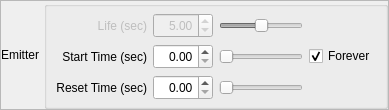
               <widget class="QFrame" name="ParticlesFrame4" >
                <property name="frameShape" >
                 <enum>QFrame::StyledPanel</enum>
                </property>
                <property name="frameShadow" >
                 <enum>QFrame::Raised</enum>
                </property>
                <layout class="QHBoxLayout" name="horizontalLayout_12" >
                 <property name="spacing" >
                  <number>5</number>
                 </property>
                 <property name="margin" >
                  <number>0</number>
                 </property>
                 <item>
                  <widget class="QLabel" name="EmitterLabel" >
                   <property name="sizePolicy" >
                    <sizepolicy vsizetype="Fixed" hsizetype="Preferred" >
                     <horstretch>0</horstretch>
                     <verstretch>0</verstretch>
                    </sizepolicy>
                   </property>
                   <property name="text" >
                    <string>Emitter</string>
                   </property>
                   <property name="alignment" >
                    <set>Qt::AlignRight|Qt::AlignTrailing|Qt::AlignVCenter</set>
                   </property>
                  </widget>
                 </item>
                 <item>
                  <widget class="QGroupBox" name="EmitterTimerBoxes" >
                   <property name="sizePolicy" >
                    <sizepolicy vsizetype="Fixed" hsizetype="Expanding" >
                     <horstretch>2</horstretch>
                     <verstretch>0</verstretch>
                    </sizepolicy>
                   </property>
                   <property name="title" >
                    <string/>
                   </property>
                   <property name="flat" >
                    <bool>false</bool>
                   </property>
                   <layout class="QGridLayout" name="gridLayout_8" >
                    <property name="topMargin" >
                     <number>6</number>
                    </property>
                    <property name="bottomMargin" >
                     <number>0</number>
                    </property>
                    <property name="verticalSpacing" >
                     <number>6</number>
                    </property>
                    <item row="0" column="1" >
                     <widget class="QLabel" name="EmitterLifeLabel" >
                      <property name="enabled" >
                       <bool>false</bool>
                      </property>
                      <property name="sizePolicy" >
                       <sizepolicy vsizetype="Fixed" hsizetype="Preferred" >
                        <horstretch>0</horstretch>
                        <verstretch>0</verstretch>
                       </sizepolicy>
                      </property>
                      <property name="minimumSize" >
                       <size>
                        <width>0</width>
                        <height>25</height>
                       </size>
                      </property>
                      <property name="toolTip" >
                       <string>The emitter's lifetime (in seconds)</string>
                      </property>
                      <property name="text" >
                       <string>Life (sec)</string>
                      </property>
                      <property name="alignment" >
                       <set>Qt::AlignRight|Qt::AlignTrailing|Qt::AlignVCenter</set>
                      </property>
                     </widget>
                    </item>
                    <item row="1" column="1" >
                     <widget class="QLabel" name="EmitterStartLabel" >
                      <property name="sizePolicy" >
                       <sizepolicy vsizetype="Fixed" hsizetype="Preferred" >
                        <horstretch>0</horstretch>
                        <verstretch>0</verstretch>
                       </sizepolicy>
                      </property>
                      <property name="minimumSize" >
                       <size>
                        <width>0</width>
                        <height>25</height>
                       </size>
                      </property>
                      <property name="toolTip" >
                       <string>The amount of delay before emitting</string>
                      </property>
                      <property name="text" >
                       <string>Start Time (sec)</string>
                      </property>
                      <property name="alignment" >
                       <set>Qt::AlignRight|Qt::AlignTrailing|Qt::AlignVCenter</set>
                      </property>
                     </widget>
                    </item>
                    <item row="2" column="1" >
                     <widget class="QLabel" name="EmitterResetLabel" >
                      <property name="sizePolicy" >
                       <sizepolicy vsizetype="Fixed" hsizetype="Preferred" >
                        <horstretch>0</horstretch>
                        <verstretch>0</verstretch>
                       </sizepolicy>
                      </property>
                      <property name="minimumSize" >
                       <size>
                        <width>0</width>
                        <height>25</height>
                       </size>
                      </property>
                      <property name="toolTip" >
                       <string>How long before the emitter resets (seconds)</string>
                      </property>
                      <property name="text" >
                       <string>Reset Time (sec)</string>
                      </property>
                      <property name="alignment" >
                       <set>Qt::AlignRight|Qt::AlignTrailing|Qt::AlignVCenter</set>
                      </property>
                     </widget>
                    </item>
                    <item row="1" column="4" >
                     <widget class="QCheckBox" name="ForeverCheckbox" >
                      <property name="toolTip" >
                       <string>Does the emitter endlessly emit particles?</string>
                      </property>
                      <property name="text" >
                       <string>Forever</string>
                      </property>
                      <property name="checked" >
                       <bool>true</bool>
                      </property>
                     </widget>
                    </item>
                    <item row="3" column="2" >
                     <spacer name="verticalSpacer_3" >
                      <property name="orientation" >
                       <enum>Qt::Vertical</enum>
                      </property>
                      <property name="sizeType" >
                       <enum>QSizePolicy::Fixed</enum>
                      </property>
                      <property name="sizeHint" stdset="0" >
                       <size>
                        <width>20</width>
                        <height>6</height>
                       </size>
                      </property>
                     </spacer>
                    </item>
                    <item row="1" column="3" >
                     <widget class="QSlider" name="EmitterStartSlider" >
                      <property name="toolTip" >
                       <string>The amount of delay before emitting</string>
                      </property>
                      <property name="maximum" >
                       <number>1000</number>
                      </property>
                      <property name="orientation" >
                       <enum>Qt::Horizontal</enum>
                      </property>
                     </widget>
                    </item>
                    <item row="0" column="3" >
                     <widget class="QSlider" name="EmitterLifeSlider" >
                      <property name="enabled" >
                       <bool>false</bool>
                      </property>
                      <property name="toolTip" >
                       <string>The emitter's lifetime (in seconds)</string>
                      </property>
                      <property name="maximum" >
                       <number>1000</number>
                      </property>
                      <property name="value" >
                       <number>500</number>
                      </property>
                      <property name="orientation" >
                       <enum>Qt::Horizontal</enum>
                      </property>
                     </widget>
                    </item>
                    <item row="2" column="3" >
                     <widget class="QSlider" name="EmitterResetSlider" >
                      <property name="toolTip" >
                       <string>How long before the emitter resets (seconds)</string>
                      </property>
                      <property name="maximum" >
                       <number>1000</number>
                      </property>
                      <property name="orientation" >
                       <enum>Qt::Horizontal</enum>
                      </property>
                     </widget>
                    </item>
                    <item row="0" column="2" >
                     <widget class="QDoubleSpinBox" name="EmitterLifeSpinBox" >
                      <property name="enabled" >
                       <bool>false</bool>
                      </property>
                      <property name="sizePolicy" >
                       <sizepolicy vsizetype="Fixed" hsizetype="Fixed" >
                        <horstretch>0</horstretch>
                        <verstretch>0</verstretch>
                       </sizepolicy>
                      </property>
                      <property name="minimumSize" >
                       <size>
                        <width>60</width>
                        <height>25</height>
                       </size>
                      </property>
                      <property name="maximumSize" >
                       <size>
                        <width>60</width>
                        <height>25</height>
                       </size>
                      </property>
                      <property name="toolTip" >
                       <string>The emitter's lifetime (in seconds)</string>
                      </property>
                      <property name="alignment" >
                       <set>Qt::AlignRight|Qt::AlignTrailing|Qt::AlignVCenter</set>
                      </property>
                      <property name="maximum" >
                       <double>10.000000000000000</double>
                      </property>
                      <property name="singleStep" >
                       <double>0.010000000000000</double>
                      </property>
                      <property name="value" >
                       <double>5.000000000000000</double>
                      </property>
                     </widget>
                    </item>
                    <item row="1" column="2" >
                     <widget class="QDoubleSpinBox" name="EmitterStartSpinBox" >
                      <property name="sizePolicy" >
                       <sizepolicy vsizetype="Fixed" hsizetype="Fixed" >
                        <horstretch>0</horstretch>
                        <verstretch>0</verstretch>
                       </sizepolicy>
                      </property>
                      <property name="minimumSize" >
                       <size>
                        <width>60</width>
                        <height>25</height>
                       </size>
                      </property>
                      <property name="maximumSize" >
                       <size>
                        <width>60</width>
                        <height>25</height>
                       </size>
                      </property>
                      <property name="toolTip" >
                       <string>The amount of delay before emitting</string>
                      </property>
                      <property name="alignment" >
                       <set>Qt::AlignRight|Qt::AlignTrailing|Qt::AlignVCenter</set>
                      </property>
                      <property name="maximum" >
                       <double>10.000000000000000</double>
                      </property>
                      <property name="singleStep" >
                       <double>0.010000000000000</double>
                      </property>
                     </widget>
                    </item>
                    <item row="2" column="2" >
                     <widget class="QDoubleSpinBox" name="EmitterResetSpinBox" >
                      <property name="sizePolicy" >
                       <sizepolicy vsizetype="Fixed" hsizetype="Fixed" >
                        <horstretch>0</horstretch>
                        <verstretch>0</verstretch>
                       </sizepolicy>
                      </property>
                      <property name="minimumSize" >
                       <size>
                        <width>60</width>
                        <height>25</height>
                       </size>
                      </property>
                      <property name="maximumSize" >
                       <size>
                        <width>60</width>
                        <height>25</height>
                       </size>
                      </property>
                      <property name="toolTip" >
                       <string>How long before the emitter resets (seconds)</string>
                      </property>
                      <property name="alignment" >
                       <set>Qt::AlignRight|Qt::AlignTrailing|Qt::AlignVCenter</set>
                      </property>
                      <property name="maximum" >
                       <double>10.000000000000000</double>
                      </property>
                      <property name="singleStep" >
                       <double>0.010000000000000</double>
                      </property>
                     </widget>
                    </item>
                   </layout>
                  </widget>
                 </item>
                </layout>
               </widget>
